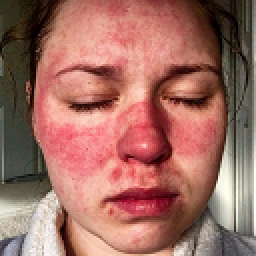
#> input picture test.png, 128 x 128 px (shown 2 times larger)
$ python -i preprocess_photos.py   (imports and definitions only)   (older library calls are emulated)
#> lines starting #> are read from the running program, lines starting #| are printed output that depends on the picture
#!/usr/bin/env python3
"""
🖼️ PREPROCESSING SCRIPT: Standardize Inconsistent Photos

Purpose:
- Standardize photos dengan berbagai angle/fokus
- Crop ke area face/skin yang relevant
- Normalize lighting dan color
- Resize ke ukuran konsisten

Usage:
    python preprocess_photos.py --input ./raw_dataset --output ./processed_dataset
"""

import os
import cv2
import numpy as np
from pathlib import Path
import argparse
from tqdm import tqdm
import shutil
from PIL import Image, ImageEnhance
import json

class PhotoStandardizer:
    """
    Standardize photos untuk skin disease classification.

    Features:
    1. Face detection & crop
    2. Lighting normalization
    3. Color correction
    4. Resize to standard size
    5. Quality filtering
    """

    def __init__(self, target_size=(96, 96), enable_face_detection=True):
        self.target_size = target_size
        self.enable_face_detection = enable_face_detection

        # Load face detector
        if enable_face_detection:
            try:
                cascade_path = cv2.data.haarcascades + 'haarcascade_frontalface_default.xml'
                self.face_cascade = cv2.CascadeClassifier(cascade_path)
                print("✅ Face detector loaded")
            except Exception as e:
                print(f"⚠️ Face detector not available: {e}")
                self.enable_face_detection = False

        # Statistics untuk reporting
        self.stats = {
            'total': 0,
            'success': 0,
            'face_detected': 0,
            'center_crop': 0,
            'failed': 0,
            'low_quality': 0
        }

    def detect_and_crop_face(self, image):
        """
        Detect face dan crop ke area face.

        Returns:
            cropped_image, method_used
        """
        # Convert to grayscale for detection
        gray = cv2.cvtColor(image, cv2.COLOR_BGR2GRAY)

        # Detect faces
        faces = self.face_cascade.detectMultiScale(
            gray,
            scaleFactor=1.1,
            minNeighbors=5,
            minSize=(30, 30)
        )

        if len(faces) > 0:
            # Get largest face
            largest_face = max(faces, key=lambda f: f[2] * f[3])
            x, y, w, h = largest_face

            # Add padding (20% on each side)
            padding = int(max(w, h) * 0.2)
            x1 = max(0, x - padding)
            y1 = max(0, y - padding)
            x2 = min(image.shape[1], x + w + padding)
            y2 = min(image.shape[0], y + h + padding)

            cropped = image[y1:y2, x1:x2]

            self.stats['face_detected'] += 1
            return cropped, 'face_detection'
        else:
            # Fallback: center crop
            return self.center_crop_square(image), 'center_crop'

    # [14 lines left out: function center_crop_square, not called in this run]

    def normalize_lighting(self, image):
        """
        Normalize lighting menggunakan CLAHE (Contrast Limited Adaptive Histogram Equalization).
        """
        # Convert to LAB color space
        lab = cv2.cvtColor(image, cv2.COLOR_BGR2LAB)

        # Split channels
        l, a, b = cv2.split(lab)

        # Apply CLAHE to L channel
        clahe = cv2.createCLAHE(clipLimit=2.0, tileGridSize=(8, 8))
        l = clahe.apply(l)

        # Merge channels
        lab = cv2.merge([l, a, b])

        # Convert back to BGR
        normalized = cv2.cvtColor(lab, cv2.COLOR_LAB2BGR)

        return normalized

    def color_correction(self, image):
        """
        Simple color correction untuk skin tone.
        """
        # Convert to float
        img_float = image.astype(np.float32) / 255.0

        # Apply gamma correction (brighten slightly)
        gamma = 1.2
        img_corrected = np.power(img_float, 1/gamma)

        # Enhance saturation slightly
        img_hsv = cv2.cvtColor(img_corrected, cv2.COLOR_BGR2HSV)
        img_hsv[:, :, 1] = np.clip(img_hsv[:, :, 1] * 1.1, 0, 1)
        img_corrected = cv2.cvtColor(img_hsv, cv2.COLOR_HSV2BGR)

        # Convert back to uint8
        img_corrected = (img_corrected * 255).astype(np.uint8)

        return img_corrected

    def check_quality(self, image, min_size=50, max_blur=100):
        """
        Check image quality.

        Returns:
            is_good, reason
        """
        # Check size
        h, w = image.shape[:2]
        if h < min_size or w < min_size:
            return False, f"too_small_{w}x{h}"

        # Check blur (using Laplacian variance)
        gray = cv2.cvtColor(image, cv2.COLOR_BGR2GRAY)
        laplacian_var = cv2.Laplacian(gray, cv2.CV_64F).var()

        if laplacian_var < max_blur:
            return False, f"too_blurry_{laplacian_var:.1f}"

        # Check if mostly black (underexposed)
        if np.mean(gray) < 20:
            return False, "too_dark"

        # Check if mostly white (overexposed)
        if np.mean(gray) > 235:
            return False, "too_bright"

        return True, "good"

    def process_image(self, input_path, output_path, save_comparison=False):
        """
        Process single image dengan semua preprocessing steps.

        Returns:
            success, message
        """
#> called with input_path = 'test.png', output_path = 'out.png', save_comparison = False
        self.stats['total'] += 1

        try:
            # Read image
            image = cv2.imread(input_path)
#> image is the input picture: shape (128, 128, 3); mean B, G, R 98.3, 108.8, 160.5

            if image is None:
                self.stats['failed'] += 1
                return False, "cannot_read"

            original = image.copy()

            # Check quality
            is_good, reason = self.check_quality(image)
#> in check_quality, `gray = cv2.cvtColor(image, cv2.COLOR_BGR2GRAY)`:
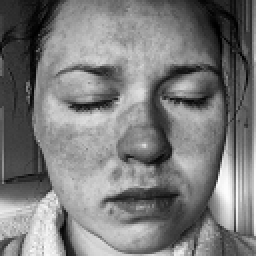
#> gray: shape (128, 128) (shown 2 times larger); min 0, max 255, mean 123.1
#> in check_quality, `laplacian_var = cv2.Laplacian(gray, cv2.CV_64F).var()`: laplacian_var = 1923.3
#> is_good = True; reason = 'good'
            if not is_good:
                self.stats['low_quality'] += 1
                return False, f"low_quality_{reason}"

            # Step 1: Crop (face detection or center crop)
            if self.enable_face_detection:
                cropped, method = self.detect_and_crop_face(image)
#> in detect_and_crop_face, `faces = self.face_cascade.detectMultiScale( gray, scaleFactor=1.1, min..`: faces = [[19, 4, 102, 102]]
#> in detect_and_crop_face, `largest_face = max(faces, key=lambda f: f[2] * f[3])`: largest_face = [19, 4, 102, 102]
#> in detect_and_crop_face, `x, y, w, h = largest_face`: x = 19; y = 4; w = 102
#> in detect_and_crop_face, `padding = int(max(w, h) * 0.2)`: padding = 20
#> in detect_and_crop_face, `x1 = max(0, x - padding)`: x1 = 0
#> in detect_and_crop_face, `x2 = min(image.shape[1], x + w + padding)`: x2 = 128
#> in detect_and_crop_face, `y2 = min(image.shape[0], y + h + padding)`: y2 = 126
#> in detect_and_crop_face, `cropped = image[y1:y2, x1:x2]`:
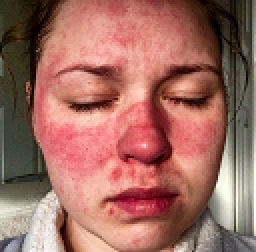
#> cropped: shape (126, 128, 3) (shown 2 times larger); mean B, G, R 97.7, 108.2, 160.3
#> method = 'face_detection'
            else:
                cropped = self.center_crop_square(image)
                method = 'center_crop'

            # Step 2: Normalize lighting
            normalized = self.normalize_lighting(cropped)
#> in normalize_lighting, `lab = cv2.cvtColor(image, cv2.COLOR_BGR2LAB)`: lab: shape (126, 128, 3); mean of channels 0, 1, 2 128.7, 147.1, 143.1
#> in normalize_lighting, `l, a, b = cv2.split(lab)`:
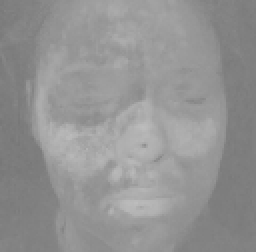
#> a: shape (126, 128) (shown 2 times larger); min 119, max 189, mean 147.1
#> in normalize_lighting, `l, a, b = cv2.split(lab)`:
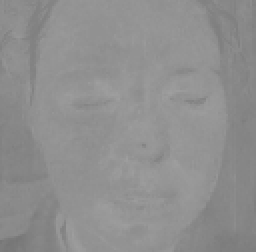
#> b: shape (126, 128) (shown 2 times larger); min 118, max 159, mean 143.1
#> in normalize_lighting, `l = clahe.apply(l)`:
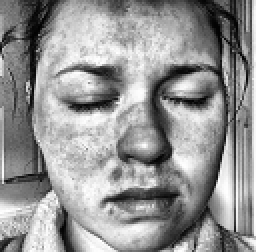
#> l: shape (126, 128) (shown 2 times larger); min 2, max 255, mean 148.3
#> in normalize_lighting, `lab = cv2.merge([l, a, b])`: lab: shape (126, 128, 3); mean of channels 0, 1, 2 148.3, 147.1, 143.1
#> in normalize_lighting, `normalized = cv2.cvtColor(lab, cv2.COLOR_LAB2BGR)`:
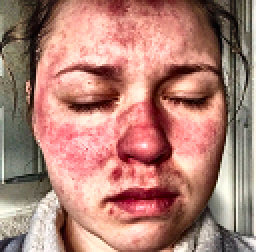
#> normalized: shape (126, 128, 3) (shown 2 times larger); mean B, G, R 117.3, 128.3, 176.7

            # Step 3: Color correction
            corrected = self.color_correction(normalized)
#> in color_correction, `img_hsv = cv2.cvtColor(img_corrected, cv2.COLOR_BGR2HSV)`: img_hsv: shape (126, 128, 3) float32; mean H, S, V 59.4, 0.3, 0.7
#> in color_correction, `img_hsv[:, :, 1] = np.clip(img_hsv[:, :, 1] * 1.1, 0, 1)`: img_hsv: shape (126, 128, 3) float32; mean H, S, V 59.4, 0.4, 0.7

            # Step 4: Resize to target size
            final = cv2.resize(corrected, self.target_size, interpolation=cv2.INTER_LANCZOS4)
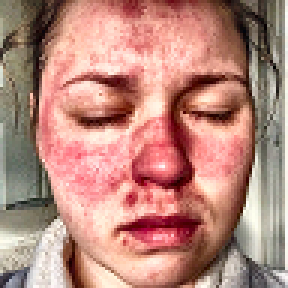
#> final: shape (96, 96, 3) (shown 3 times larger); mean B, G, R 124.6, 136.1, 184.7

            # Save processed image
            os.makedirs(os.path.dirname(output_path), exist_ok=True)
            cv2.imwrite(output_path, final)

            # Save comparison (optional)
            if save_comparison:
                comparison_path = output_path.replace('.jpg', '_comparison.jpg')
                self.save_comparison(original, final, comparison_path)

            self.stats['success'] += 1
            return True, method

        except Exception as e:
            self.stats['failed'] += 1
            return False, str(e)

    # [191 lines left out: functions save_comparison, print_stats, process_dataset, main, not called in this run]


# [2 lines not run here, left out]


# ========================================
# USAGE EXAMPLES
# ========================================

"""
# Basic usage:
python preprocess_photos.py --input ./raw_dataset --output ./processed_dataset

# With custom size:
python preprocess_photos.py --input ./raw_dataset --output ./processed_dataset --size 128

# Disable face detection (faster, but less accurate):
python preprocess_photos.py --input ./raw_dataset --output ./processed_dataset --no-face-detection

# Save comparison images (untuk visual inspection):
python preprocess_photos.py --input ./raw_dataset --output ./processed_dataset --save-comparison

# Full example:
python preprocess_photos.py \
    --input ./dataset/raw \
    --output ./dataset/processed \
    --size 96 \
    --save-comparison
"""

>>> result = PhotoStandardizer().process_image('test.png', 'out.png')
#> result = (True, 'face_detection')

$ run again, on berjamur.jpg
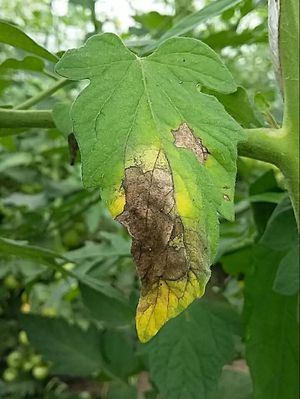
#> input picture berjamur.jpg, 300 x 399 px
#> in process_image, image is the input picture: shape (399, 300, 3); mean B, G, R 62.2, 125.7, 95.5
#> laplacian_var = 966.4
#> is_good = True; reason = 'good'
#> faces = ()
#> in center_crop_square, `cropped = image[start_h:start_h+size, start_w:start_w+size]`:
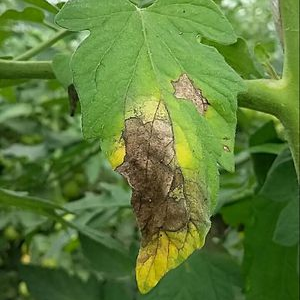
#> cropped: shape (300, 300, 3); mean B, G, R 56.8, 124, 93.6
#> method = 'center_crop'
#> in process_image, `final = cv2.resize(corrected, self.target_size, interpolation=cv2.INTE..`:
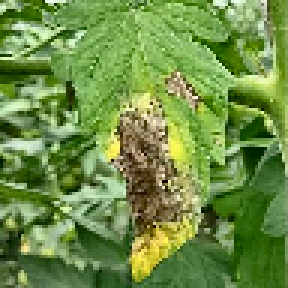
#> final: shape (96, 96, 3) (shown 3 times larger); mean B, G, R 69.9, 142.9, 110.4
#> result = (True, 'center_crop')

$ run again, on seplef.jpg
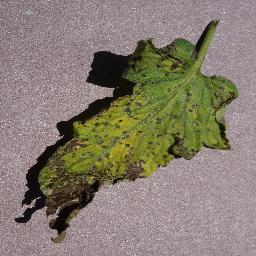
#> input picture seplef.jpg, 256 x 256 px
#> in process_image, image is the input picture: shape (256, 256, 3); mean B, G, R 111.5, 124.6, 133.9
#> in check_quality, `gray = cv2.cvtColor(image, cv2.COLOR_BGR2GRAY)`:
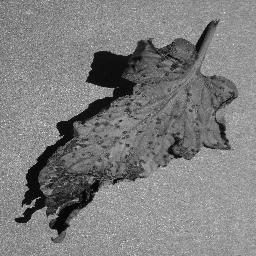
#> gray: shape (256, 256); min 0, max 251, mean 125.9
#> laplacian_var = 4972.5
#> is_good = True; reason = 'good'
#> faces = ()
#> method = 'center_crop'
#> in process_image, `final = cv2.resize(corrected, self.target_size, interpolation=cv2.INTE..`:
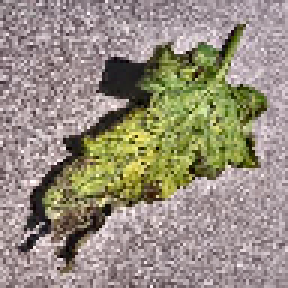
#> final: shape (96, 96, 3) (shown 3 times larger); mean B, G, R 127, 141.6, 151
#> result = (True, 'center_crop')

$ run again, on teshealth.jpg
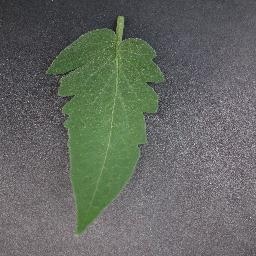
#> input picture teshealth.jpg, 256 x 256 px
#> in process_image, image is the input picture: shape (256, 256, 3); mean B, G, R 98.7, 105.2, 100.5
#> laplacian_var = 4586
#> is_good = True; reason = 'good'
#> faces = ()
#> method = 'center_crop'
#> in process_image, `final = cv2.resize(corrected, self.target_size, interpolation=cv2.INTE..`:
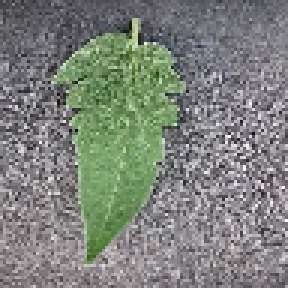
#> final: shape (96, 96, 3) (shown 3 times larger); mean B, G, R 123.4, 130.4, 125.5
#> result = (True, 'center_crop')
